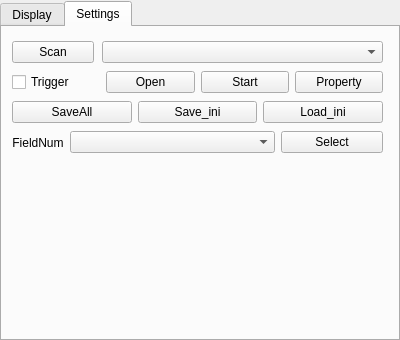
<?xml version="1.0" encoding="UTF-8"?>
<ui version="4.0">
 <class>DushenCameraWidget</class>
 <widget class="QWidget" name="DushenCameraWidget">
  <property name="geometry">
   <rect>
    <x>0</x>
    <y>0</y>
    <width>400</width>
    <height>340</height>
   </rect>
  </property>
  <property name="windowTitle">
   <string>Form</string>
  </property>
  <widget class="QWidget" name="verticalLayoutWidget_2">
   <property name="geometry">
    <rect>
     <x>0</x>
     <y>0</y>
     <width>402</width>
     <height>342</height>
    </rect>
   </property>
   <layout class="QVBoxLayout" name="verticalLayout_3">
    <item>
     <widget class="QTabWidget" name="tabWidget">
      <property name="minimumSize">
       <size>
        <width>400</width>
        <height>340</height>
       </size>
      </property>
      <property name="maximumSize">
       <size>
        <width>400</width>
        <height>340</height>
       </size>
      </property>
      <property name="currentIndex">
       <number>1</number>
      </property>
      <widget class="QWidget" name="tab_Display">
       <attribute name="title">
        <string>Display</string>
       </attribute>
       <widget class="QWidget" name="verticalLayoutWidget">
        <property name="geometry">
         <rect>
          <x>-1</x>
          <y>3</y>
          <width>401</width>
          <height>311</height>
         </rect>
        </property>
        <layout class="QVBoxLayout" name="verticalLayout">
         <item>
          <layout class="QHBoxLayout" name="horizontalLayout_3" stretch="1,3,1">
           <property name="leftMargin">
            <number>20</number>
           </property>
           <property name="rightMargin">
            <number>20</number>
           </property>
           <item>
            <widget class="QLabel" name="lbl_CameraName">
             <property name="font">
              <font>
               <family>Consolas</family>
               <pointsize>10</pointsize>
              </font>
             </property>
             <property name="text">
              <string>Camera 0</string>
             </property>
             <property name="alignment">
              <set>Qt::AlignCenter</set>
             </property>
            </widget>
           </item>
           <item>
            <widget class="QLabel" name="lbl_FrameInfo">
             <property name="enabled">
              <bool>true</bool>
             </property>
             <property name="font">
              <font>
               <family>Consolas</family>
               <pointsize>10</pointsize>
              </font>
             </property>
             <property name="text">
              <string>FPS :</string>
             </property>
             <property name="alignment">
              <set>Qt::AlignCenter</set>
             </property>
            </widget>
           </item>
           <item>
            <widget class="QPushButton" name="pushButton_trigger">
             <property name="text">
              <string>TriggerFrame</string>
             </property>
             <property name="iconSize">
              <size>
               <width>16</width>
               <height>16</height>
              </size>
             </property>
            </widget>
           </item>
          </layout>
         </item>
         <item>
          <widget class="QGraphicsView" name="graphicsView_Image"/>
         </item>
        </layout>
       </widget>
      </widget>
      <widget class="QWidget" name="tab_Settings">
       <attribute name="title">
        <string>Settings</string>
       </attribute>
       <widget class="QWidget" name="gridLayoutWidget">
        <property name="geometry">
         <rect>
          <x>10</x>
          <y>10</y>
          <width>82</width>
          <height>31</height>
         </rect>
        </property>
        <layout class="QGridLayout" name="gridLayout">
         <item row="0" column="0">
          <widget class="QPushButton" name="pushButton_Scan">
           <property name="text">
            <string>Scan</string>
           </property>
           <property name="iconSize">
            <size>
             <width>16</width>
             <height>16</height>
            </size>
           </property>
          </widget>
         </item>
        </layout>
       </widget>
       <widget class="QWidget" name="gridLayoutWidget_2">
        <property name="geometry">
         <rect>
          <x>100</x>
          <y>10</y>
          <width>281</width>
          <height>31</height>
         </rect>
        </property>
        <layout class="QGridLayout" name="gridLayout_2">
         <item row="0" column="0">
          <widget class="QComboBox" name="comboBox_Devices"/>
         </item>
        </layout>
       </widget>
       <widget class="QWidget" name="horizontalLayoutWidget">
        <property name="geometry">
         <rect>
          <x>10</x>
          <y>40</y>
          <width>371</width>
          <height>31</height>
         </rect>
        </property>
        <layout class="QHBoxLayout" name="horizontalLayout">
         <item>
          <widget class="QCheckBox" name="cbx_SoftTrigger">
           <property name="text">
            <string>Trigger</string>
           </property>
           <property name="checked">
            <bool>false</bool>
           </property>
          </widget>
         </item>
         <item>
          <widget class="QPushButton" name="pushButton_Open">
           <property name="text">
            <string>Open</string>
           </property>
           <property name="iconSize">
            <size>
             <width>16</width>
             <height>16</height>
            </size>
           </property>
          </widget>
         </item>
         <item>
          <widget class="QPushButton" name="pushButton_Start">
           <property name="text">
            <string>Start</string>
           </property>
           <property name="iconSize">
            <size>
             <width>16</width>
             <height>16</height>
            </size>
           </property>
          </widget>
         </item>
         <item>
          <widget class="QPushButton" name="pushButton_Property">
           <property name="text">
            <string>Property</string>
           </property>
           <property name="iconSize">
            <size>
             <width>16</width>
             <height>16</height>
            </size>
           </property>
          </widget>
         </item>
        </layout>
       </widget>
       <widget class="QWidget" name="horizontalLayoutWidget_2">
        <property name="geometry">
         <rect>
          <x>10</x>
          <y>70</y>
          <width>371</width>
          <height>31</height>
         </rect>
        </property>
        <layout class="QHBoxLayout" name="horizontalLayout_2">
         <item>
          <widget class="QPushButton" name="pushButton_Save">
           <property name="text">
            <string>SaveAll</string>
           </property>
           <property name="iconSize">
            <size>
             <width>16</width>
             <height>16</height>
            </size>
           </property>
          </widget>
         </item>
         <item>
          <widget class="QPushButton" name="pushButton_Saveini">
           <property name="text">
            <string>Save_ini</string>
           </property>
           <property name="iconSize">
            <size>
             <width>16</width>
             <height>16</height>
            </size>
           </property>
          </widget>
         </item>
         <item>
          <widget class="QPushButton" name="pushButton_Loadini">
           <property name="text">
            <string>Load_ini</string>
           </property>
           <property name="iconSize">
            <size>
             <width>16</width>
             <height>16</height>
            </size>
           </property>
          </widget>
         </item>
        </layout>
       </widget>
       <widget class="QWidget" name="horizontalLayoutWidget_3">
        <property name="geometry">
         <rect>
          <x>10</x>
          <y>100</y>
          <width>371</width>
          <height>31</height>
         </rect>
        </property>
        <layout class="QHBoxLayout" name="horizontalLayout_4" stretch="1,4,2">
         <item>
          <widget class="QLabel" name="lbl_multifield">
           <property name="text">
            <string>FieldNum</string>
           </property>
           <property name="alignment">
            <set>Qt::AlignCenter</set>
           </property>
          </widget>
         </item>
         <item>
          <widget class="QComboBox" name="comboBox_MultiFieldSelect"/>
         </item>
         <item>
          <widget class="QPushButton" name="pushButton_MultiFieldSelect">
           <property name="text">
            <string>Select</string>
           </property>
          </widget>
         </item>
        </layout>
       </widget>
      </widget>
     </widget>
    </item>
   </layout>
  </widget>
 </widget>
 <resources/>
 <connections/>
</ui>
